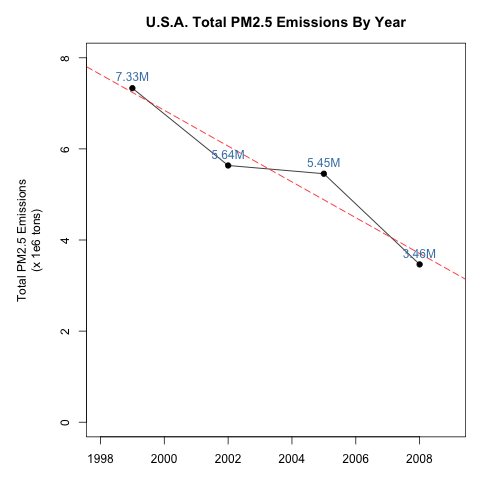

Write the R code that produced this figure.
# Have total emissions from PM2.5 decreased in the United States from 1999 to
# 2008? Using the base plotting system, make a plot showing the total PM2.5
# emission from all sources for each of the years 1999, 2002, 2005, and 2008.

# fetch.dataset leaves a tidied pm25 in the global environment for us to work on.
source('fetch.dataset.R')

# Bar plot version. I like the bar plot but you can't include the abline (easily) because
# the X coords of the plot are not the X values of the data.

plot1bar <- function () {
    
    # Use dplyr to sum emissions per year.
    total_pm25 <- pm25 %>%
        group_by(year) %>%
        summarize(total_emissions = sum(Emissions) / 1e6)
    
    # Base graphics needs a bigger left margin to fit in our two-line ylab
    par(mar=c(3,6,3,1))
    
    # Wrapper the whole thing in with() to avoid having to use total_pm25$xxx everywhere.
    with(total_pm25, {
        # The return value from barplot is the x positions of the middle of each bar
        x_offsets <-barplot(total_emissions,
                            names=year,
                            col="wheat",
                            ylim=c(0,8),
                            ylab='U.S.A. Total PM2.5 Emissions\n(x 1e6 tons)')
        
        # So we can use the X positions to place our text values
        text(x_offsets, total_emissions,
             label = paste(round(total_emissions, digits = 2), 'M', sep=''),
             pos = 3,
             col = "steelblue")
        
        title('Total PM2.5 Emissions By Year')
    })
}

# Scatter plot version.
plot1scatter <- function () {
    
    # Use dplyr to sum emissions per year.
    total_pm25 <- pm25 %>%
        group_by(year) %>%
        summarize(total_emissions = sum(Emissions) / 1e6)
    
    # Base graphics needs a bigger left margin to fit in our two-line ylab
    par(mar=c(3,6,3,1))
    
    # Wrapper the whole thing in with() to avoid having to use total_pm25$xxx everywhere.
    with(total_pm25, {
        
        plot(year, total_emissions, pch=19,
             xlim=c(1998,2009),
             ylim=c(0,8),
             ylab='Total PM2.5 Emissions\n(x 1e6 tons)')
        
        lines(year, total_emissions)
        
        # Linear regression line in red.
        abline(lm(total_emissions ~ year), lty=5, col='red')
        
        text(year, total_emissions,
             label = paste(round(total_emissions, digits = 2), 'M', sep=''),
             pos = 3,
             col = "steelblue")
        
        title('U.S.A. Total PM2.5 Emissions By Year')
    })
}

png(filename='plot1.png', width=480, height=480)
plot1scatter()
graphics.off()